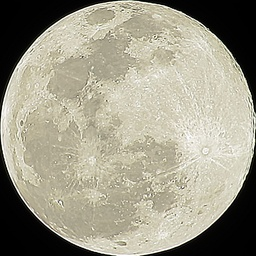
#> input picture SEM7/DIPA/moon_out2.jpg, 256 x 256 px, shrunk from 1400 x 1400 before the run
$ jupyter execute --allow-errors p6_DIPA.ipynb
#> lines starting #> are read from the running program, lines starting #| are printed output that depends on the picture; after the words box and inside, x2 and y2 are one past the last pixel; in counts of white or black regions, pixels touching at a corner belong together
## Devasy Patel
## 20BCE057
## Practical - 7
# DIPA

### Aim : To perform Fourier Transform on an image and apply low pass filter to it.

[cell 1]
import numpy as np
import matplotlib.pyplot as plt
import scipy.stats as stats

# Demonstartion of the Fourier Transform and applying low pass filter to an array

[cell 2]
# array from 0 to 4 pi with every interval at pi/20
x = np.arange(0, 4*np.pi, np.pi/20)

y1 = np.sin(x)
y2 = np.sin(4*x)


plot = plt.figure(figsize=(10, 5))
plt.plot(x, y1, label='sin(x)')
plt.plot(x, y2, label='sin(4x)')
plt.legend()
plt.show()
#> figure, not shown here; curve peaks at x = 1.57, y = 1; curve peaks at x = 9.9, y = 0.951

[cell 3]
y = y1+ y2

plt.plot(x, y, label='sin(x) + sin(4x)')
#> figure, not shown here; curve peaks at x = 1.88, y = 1.9

[cell 4]
# get fft of y

fft = np.fft.fft(y)

plot = plt.figure(figsize=(10, 5))

# plot abs of fft
abs_fft = np.abs(fft)
plt.plot(np.abs(fft), label='abs(fft)')
plt.legend()
plt.show()
#> figure, not shown here; curve peaks at x = 2, y = 40

[cell 5]
# apply low pass filter such that only sin(x) is left


filter = np.zeros(len(fft))
hfilter = np.zeros(len(fft))
filter[0:5] = 1
filter[-5:] = 1
hfilter[6:-5] = 1

# apply filter
filtered_fft = fft * filter
hfiltered_fft = fft * hfilter

[cell 6]
plot = plt.figure(figsize=(10, 5))
plt.plot(np.abs(filtered_fft), label='abs(filtered_fft)')
plt.plot(np.abs(hfiltered_fft), label='abs(hfiltered_fft)')
plt.legend()
plt.show()
#> figure, not shown here; curve peaks at x = 2, y = 40; curve peaks at x = 8, y = 40

[cell 7]
# get ifft of filtered fft
ifft = np.fft.ifft(filtered_fft)
iffth = np.fft.ifft(hfiltered_fft)

plot = plt.figure(figsize=(10, 5))
plt.plot(x, ifft, label='abs(ifft)')
plt.plot(x, iffth, label='abs(iffth)')
plt.legend()
plt.show()
#> figure, not shown here; curve peaks at x = 1.57, y = 1; curve peaks at x = 9.9, y = 0.951

# Now begining with part 2: Fourier Transform on an image, and applying a low pass filter to it

[cell 8]
import cv2
image = cv2.imread('moon_out2.jpg', cv2.IMREAD_GRAYSCALE)
#> image: shape (256, 256); min 0, max 255, mean 152.5
# image = cv2.imread('image2.jpeg', cv2.IMREAD_GRAYSCALE)
plt.imshow(image, cmap='gray')
image = np.array(image, dtype=np.float32)

[cell 9]
for x in range(image.shape[0]):
    for y in range(image.shape[1]):
        image[x][y] = image[x][y] * (-1)**(x+y)
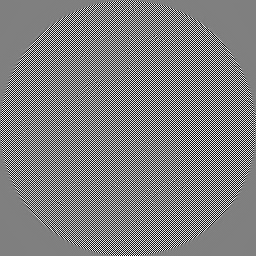
#> image: shape (256, 256) float32; min -255, max 255, mean 0; drawn with min black and max white


plt.imshow((image))

[cell 10]
Fourier = np.fft.fft2(image)
plt.imshow(np.log(np.abs(Fourier)), cmap='gray')

[cell 11]
img_filter = np.zeros(Fourier.shape)
n = Fourier.shape[0]
#> n = 256
m = Fourier.shape[1]
#> m = 256
for x in range(img_filter.shape[0]):
    for y in range(img_filter.shape[1]):
        if np.sqrt((n/2 - x)**2 + (m/2 - y)**2) < 15:
            img_filter[x][y] = 1
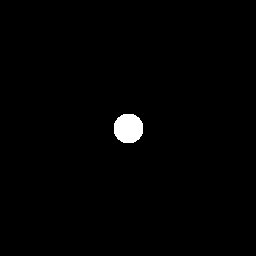
#> img_filter: shape (256, 256) float64; values 0 (black) and 1 (white), 1.1% white; 1 white region, box (x1, y1, x2, y2) and area: (114, 114, 143, 143) 697

[cell 12]
filtered_img = (Fourier *  img_filter)
plt.imshow(np.log(np.abs(filtered_img)))

[cell 13]
ifft = np.fft.ifft2(filtered_img)
# plt.imshow(np.log(np.abs(ifft)), cmap='gray')
plt.imshow(np.abs(ifft), cmap='gray')

[cell 14]
# display inverse fourier transform with filtered scale from 15 to 500
def display_inverse_fourier_transform(image, filtersize):
    Fourier = np.fft.fft2(image)
    img_filter = np.zeros(Fourier.shape)
    n = Fourier.shape[0]
    m = Fourier.shape[1]
    for x in range(img_filter.shape[0]):
        for y in range(img_filter.shape[1]):
            if np.sqrt((n/2 - x)**2 + (m/2 - y)**2) < filtersize:
                img_filter[x][y] = 1

    filtered_img = (Fourier *  img_filter)
    ifft = np.fft.ifft2(filtered_img)
    return ifft

# High-pass filter: removes low frequency components from an image

[cell 15]
image = cv2.imread('moon_out2.jpg', cv2.IMREAD_GRAYSCALE)
image = np.array(image, dtype=np.float32)

for x in range(image.shape[0]):
    for y in range(image.shape[1]):
        image[x][y] = image[x][y] * (-1)**(x+y)

Fourier = np.fft.fft2(image)
plt.imshow(np.log(np.abs(Fourier)), cmap='gray')

img_filter = np.zeros(Fourier.shape)
n = Fourier.shape[0]
m = Fourier.shape[1]
for x in range(img_filter.shape[0]):
    for y in range(img_filter.shape[1]):
        if np.sqrt((n/2 - x)**2 + (m/2 - y)**2) > 5:
            img_filter[x][y] = 1
#> img_filter: shape (256, 256) float64; values 0 (black) and 1 (white), 99.9% white; 1 black region, box (x1, y1, x2, y2) and area: (123, 123, 134, 134) 81

filtered_img = (Fourier *  img_filter)

ifft = np.fft.ifft2(filtered_img)

plt.imshow(np.abs(ifft), cmap='gray')

# Butterworth High pass filter, without inbuilt function
H(u, v) = 1/(1 + (D0/D(u, v))^(2*n))

[cell 16]
# D0 = 5
image = cv2.imread('moon_out2.jpg', cv2.IMREAD_GRAYSCALE)
image = np.array(image, dtype=np.float32)

for x in range(image.shape[0]):
    for y in range(image.shape[1]):
        image[x][y] = image[x][y] * (-1)**(x+y)

Fourier = np.fft.fft2(image)
plt.imshow(np.log(np.abs(Fourier)), cmap='gray')

[cell 17]
# apply filter, butterworth filter H(u, v) = 1/(1 + (D0/D(u, v))^(2*n))
D0 = 5
nval = 1
img_filter = np.zeros(Fourier.shape)
n = Fourier.shape[0]
m = Fourier.shape[1]
for x in range(img_filter.shape[0]):
    for y in range(img_filter.shape[1]):
        denom = 1+(D0 / np.sqrt((n/2 - x)**2 + (m/2 - y)**2))**(2*nval)
        img_filter[x][y] = 1 / denom

[cell 18]
filtered_img = (Fourier *  img_filter)

ifft = np.fft.ifft2(filtered_img)

fig, ax = plt.subplots(1, 2, figsize=(10, 5))
ax[0].imshow(np.abs(ifft), cmap='gray')
ax[0].set_title('Filtered Image')
#> (the rest of this cell did not finish here and is left out)

[cell 19]
# plot butterworth filter for different values of D0 and n
# D0 from 5, 10, 20
# n from 1, 2, 3
D0 = [5, 10, 20]
nval = [1, 2, 3]
fig, ax = plt.subplots(3, 3, figsize=(10, 10))
for i in range(3):
    for j in range(3):
        img_filter = np.zeros(Fourier.shape)
        n = Fourier.shape[0]
        m = Fourier.shape[1]
        for x in range(img_filter.shape[0]):
            for y in range(img_filter.shape[1]):
                denom = 1+(D0[i] / np.sqrt((n/2 - x)**2 + (m/2 - y)**2))**(2*nval[j])
                img_filter[x][y] = 1 / denom
        ax[i][j].imshow(img_filter, cmap='gray')
        ax[i][j].set_title('D0 = {}, n = {}'.format(D0[i], nval[j]))
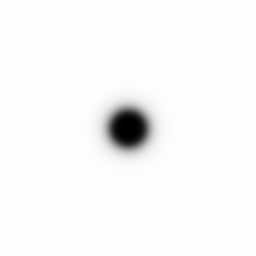
#> img_filter: shape (256, 256) float64; min 0, max 1, mean 0.977

[cell 20]
# now apply filter to image
image = cv2.imread('HPF-image.png', cv2.IMREAD_GRAYSCALE)
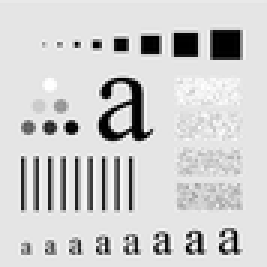
#> input picture SEM7/DIPA/HPF-image.png, 89 x 89 px, shrunk from 485 x 486 before the run (shown 3 times larger)
#> image is the input picture: shape (89, 89); min 0, max 255, mean 207
image = np.array(image, dtype=np.float32)

for x in range(image.shape[0]):
    for y in range(image.shape[1]):
        image[x][y] = image[x][y] * (-1)**(x+y)
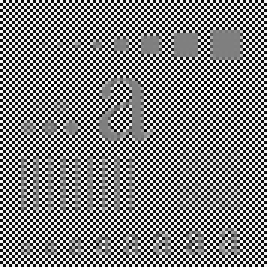
#> image: shape (89, 89) float32 (shown 3 times larger); min -255, max 255, mean -0.1; drawn with min black and max white

Fourier = np.fft.fft2(image)

[cell 21]
fig, ax = plt.subplots(3, 3, figsize=(10, 10))

for i in range(3):
    for j in range(3):
        img_filter = np.zeros(Fourier.shape)
        n = Fourier.shape[0]
        m = Fourier.shape[1]
        for x in range(img_filter.shape[0]):
            for y in range(img_filter.shape[1]):
                denom = 1+(D0[i] / np.sqrt((n/2 - x)**2 + (m/2 - y)**2))**(2*nval[j])
                img_filter[x][y] = 1 / denom

        filtered_img = (Fourier *  img_filter)
        ifft = np.fft.ifft2(filtered_img)
        ax[i][j].imshow(np.abs(ifft), cmap='gray')
        ax[i][j].set_title('D0 = {}, n = {}'.format(D0[i], nval[j]))
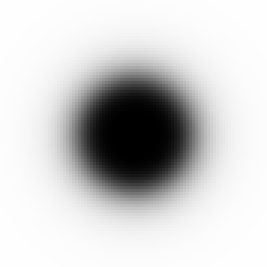
#> img_filter: shape (89, 89) float64 (shown 3 times larger); min 1.95e-09, max 0.999, mean 0.81
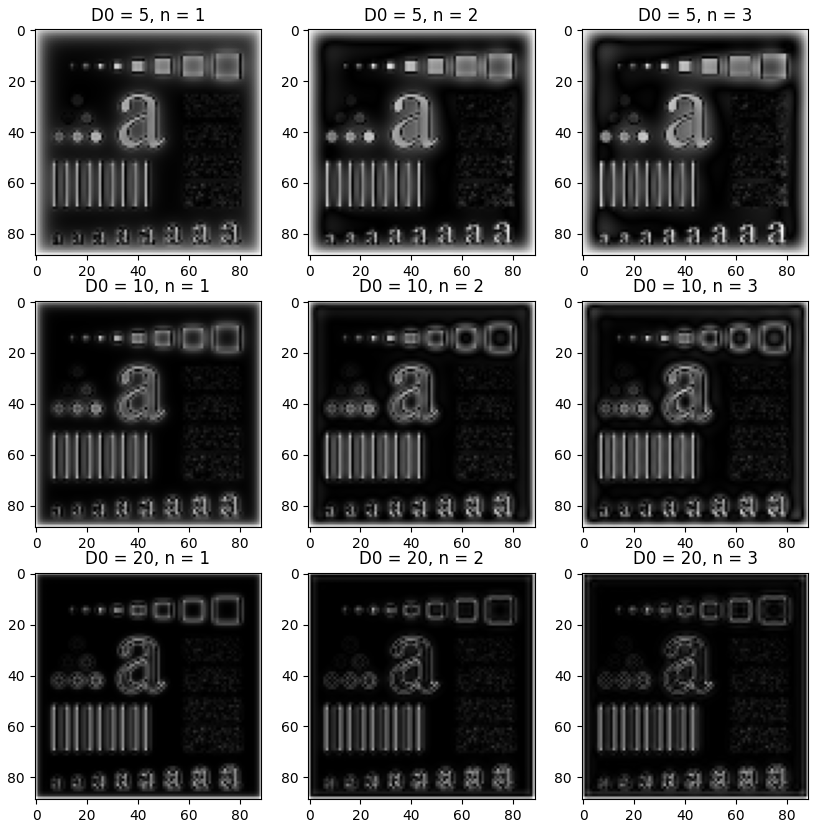
#> figure drawn by matplotlib, 9 panels

[cell 22]
# plot sharpened image and filtered image for different values of n with d0 =5
# n from 1, 2, 3
org = cv2.imread('HPF-image.png', cv2.IMREAD_GRAYSCALE)
org = np.array(org, dtype=np.float32)

fig, ax = plt.subplots(2, 5, figsize=(20, 7))
nval = [1, 2, 3, 5, 10]
for i in range(len(nval)):
    img_filter = np.zeros(Fourier.shape)
    n = Fourier.shape[0]
    m = Fourier.shape[1]
    for x in range(img_filter.shape[0]):
        for y in range(img_filter.shape[1]):
            denom = 1+(D0[0] / np.sqrt((n/2 - x)**2 + (m/2 - y)**2))**(2*nval[i])
            img_filter[x][y] = 1 / denom

    filtered_img = (Fourier *  img_filter)
    ifft = np.fft.ifft2(filtered_img)
    ax[0][i].imshow(np.abs(ifft), cmap='gray')
    ax[0][i].set_title('D0 = {}, n = {}'.format(D0[0], nval[i]))
    ax[1][i].imshow( org+np.abs(ifft), cmap='gray')
    ax[1][i].set_title('Sharpened Image')

fig.tight_layout()

# Gaussian High pass filter, without inbuilt function

[cell 23]
# H(u, v) = 1 - e^(-D(u, v)^2 / 2 * D0^2)

D0 = 5
nval = 1
image_filter = np.zeros(Fourier.shape)
n = Fourier.shape[0]
m = Fourier.shape[1]
for x in range(image_filter.shape[0]):
    for y in range(image_filter.shape[1]):
        denom = 1 - np.exp(-((np.sqrt((n/2 - x)**2 + (m/2 - y)**2))**2) / (2 * D0**2))
        image_filter[x][y] = denom

filtered_img = (Fourier *  image_filter)
ifft = np.fft.ifft2(filtered_img)

# plot original image, filtered image, filter and inverse fourier transform
fig, axs = plt.subplots(1, 3, figsize=(15, 5))
axs[0].imshow(image, cmap='gray')
axs[0].set_title('Original Image')
axs[1].imshow(np.abs(ifft), cmap='gray')
axs[1].set_title('Filtered Image')
axs[2].imshow(np.abs(image_filter), cmap='gray')
axs[2].set_title('Filter')
# axs[3].imshow(np.log(np.abs(filtered_img)), cmap='gray')
# axs[3].set_title('Inverse Fourier Transform')
plt.show()
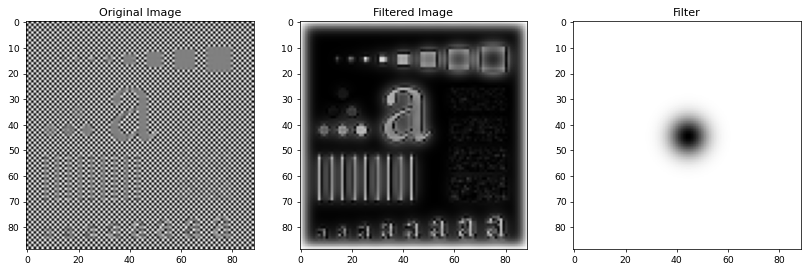
#> figure drawn by matplotlib, 3 panels
plt.tight_layout()

[cell 24]
# plot images with different D0 values for gaussian HP filter
fix, ax = plt.subplots(2, 2, figsize=(10, 10))
for i in range(2):
    for j in range(2):
        D0 = 5 + 10*i + 5*j
        image_filter = np.zeros(Fourier.shape)
        n = Fourier.shape[0]
        m = Fourier.shape[1]
        for x in range(image_filter.shape[0]):
            for y in range(image_filter.shape[1]):
                denom = 1 - np.exp(-((np.sqrt((n/2 - x)**2 + (m/2 - y)**2))**2) / (2 * D0**2))
                image_filter[x][y] = denom
        filtered_img = (Fourier *  image_filter)
        ifft = np.fft.ifft2(filtered_img)
        ax[i][j].imshow(np.abs(ifft), cmap='gray')
        ax[i][j].set_title('D0 = ' + str(D0))
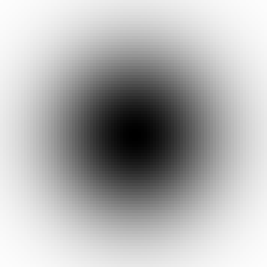
#> image_filter: shape (89, 89) float64 (shown 3 times larger); min 0.000625, max 0.993, mean 0.699
plt.tight_layout()
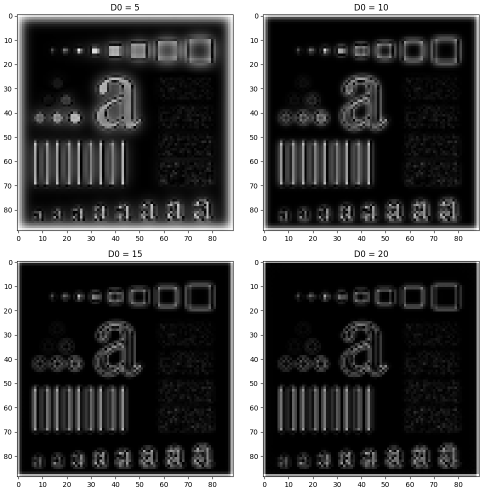
#> figure drawn by matplotlib, 4 panels
